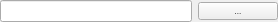
<?xml version="1.0" encoding="UTF-8"?>
<ui version="4.0">
 <class>FileEditWidget</class>
 <widget class="QWidget" name="FileEditWidget">
  <property name="geometry">
   <rect>
    <x>0</x>
    <y>0</y>
    <width>278</width>
    <height>20</height>
   </rect>
  </property>
  <property name="windowTitle">
   <string>Form</string>
  </property>
  <layout class="QHBoxLayout" name="horizontalLayout">
   <property name="margin">
    <number>0</number>
   </property>
   <item>
    <widget class="QLineEdit" name="lineEdit">
     <property name="font">
      <font>
       <pointsize>6</pointsize>
      </font>
     </property>
     <property name="frame">
      <bool>true</bool>
     </property>
    </widget>
   </item>
   <item>
    <widget class="QPushButton" name="pushButton">
     <property name="sizePolicy">
      <sizepolicy hsizetype="Fixed" vsizetype="Fixed">
       <horstretch>0</horstretch>
       <verstretch>0</verstretch>
      </sizepolicy>
     </property>
     <property name="font">
      <font>
       <pointsize>6</pointsize>
      </font>
     </property>
     <property name="text">
      <string>...</string>
     </property>
    </widget>
   </item>
  </layout>
 </widget>
 <resources/>
 <connections/>
</ui>
